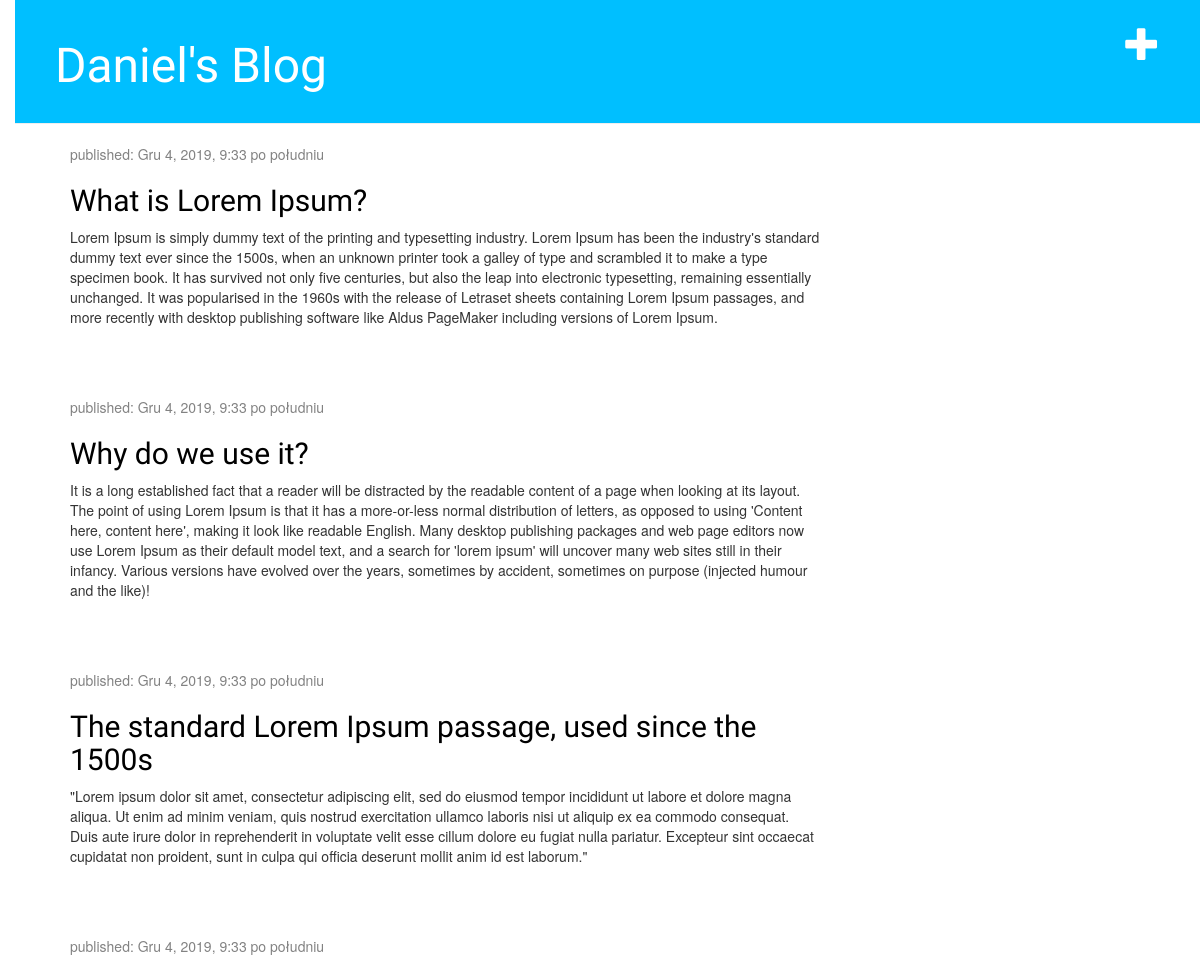
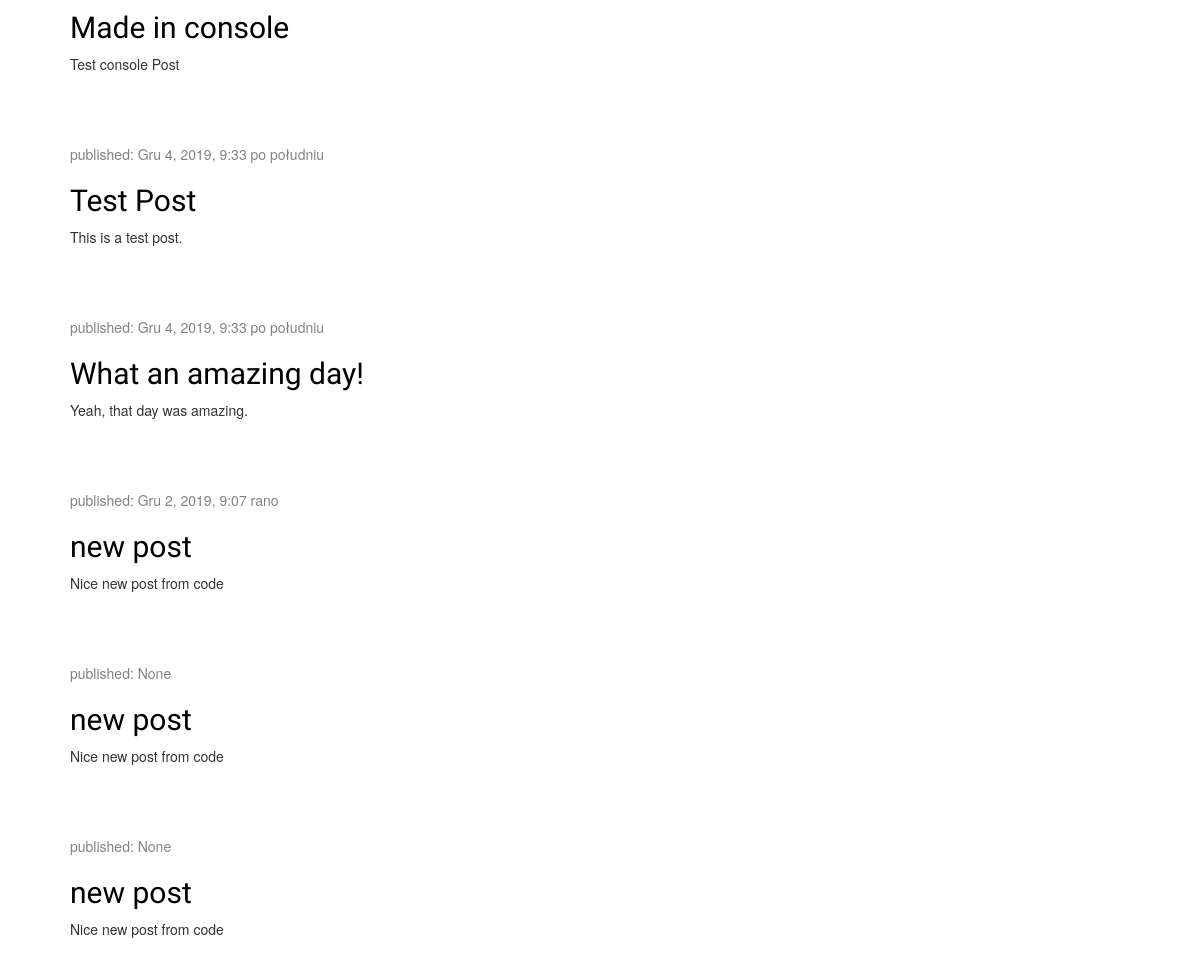
The app's page / (signed in) with its own data (2 pictures, top to bottom).
### blog/models.py (models this page shows, shortened)
class Post(models.Model):
    author = models.ForeignKey('auth.User', on_delete=models.CASCADE)
    title = models.CharField(max_length=200)
    text = models.TextField()
    created_date = models.DateTimeField(default=timezone.now)
    published_date = models.DateTimeField(blank=True, null=True)

### blog/views.py (the view)
# urls.py: path('', views.post_list, name='post_list'),
def post_list(request):
    posts = Post.objects.filter(published_date__lte=timezone.now()).order_by('-published_date')
    return render(request, 'blog/post_list.html', {'posts': posts})

### blog/templates/blog/post_list.html
{% extends 'blog/base.html' %}
{% block content %}
{% for post in posts %}
    <div class="post">
        <div class="date">
            <p>published: {{ post.published_date }}</p>
        </div>
        <h2><a href="{% url 'post_detail' pk=post.pk %}">{{ post.title }}</a></h2>
        <p>{{ post.text|linebreaksbr }}</p>
    </div>
{% endfor %}
{% endblock %}

### blog/templates/blog/base.html (shortened to what this page needs)
{% load static %}
<!DOCTYPE html>
<html lang="en">
<head>
    <link rel="stylesheet" href="//maxcdn.bootstrapcdn.com/bootstrap/3.2.0/css/bootstrap.min.css">
    <link rel="stylesheet" href="//maxcdn.bootstrapcdn.com/bootstrap/3.2.0/css/bootstrap-theme.min.css">
    <link rel="stylesheet" href="{% static 'css/blog.css' %}">
<body>
    <div class="page-header">
        {% if user.is_authenticated %}
            <a href="{% url 'post_new' %}" class="top-menu"><span class="glyphicon glyphicon-plus"></span></a>
        {% endif %}
        <h1><a href="/">Daniel's Blog</a></h1>
    </div>
    <div class="content container">
        <div class="row">
            <div class="col-md-8">
            {% block content %}
            {% endblock %}
            </div>
        </div>
    </div>
</body>
</html>

### blog/static/css/blog.css (style rules this page uses)
h1 a, h2 a { color: gold; font-family: Rancho; }
body { padding-left: 15px; }
.page-header { background-color: deepskyblue; margin-top: 0; padding: 20px 20px 20px 40px; }
.page-header h1, .page-header h1 a, .page-header h1 a:visited, .page-header h1 a:active { color: white; font-size: 36pt; text-decoration: none; }
.content { margin-left: 40px; }
h1, h2, h3, h4 { font-family: 'Lobster', cursive; }
.date { color: #828282; }
.top-menu, .top-menu:hover, .top-menu:visited { color: #ffffff; float: right; font-size: 26pt; margin-right: 20px; }
.post { margin-bottom: 70px; }
.post h2 a, .post h1 a:visited { color: #000000; }

### records on screen
Post: published_date "Gru 4, 2019, 9:33 po południu", title "What is Lorem Ipsum?", text "Lorem Ipsum is simply dummy text of the printing and typesetting industry. Lorem Ipsum has been the industry's standard dummy text ever since the 1500s, when an unknown printer took a galley of type and scrambled it to make a type specimen book. It has survived not only five centuries, but also the leap into electronic typesetting, remaining essentially unchanged. It was popularised in the 1960s with the release of Letraset sheets containing Lorem Ipsum passages, and more recently with desktop publishing software like Aldus PageMaker including versions of Lorem Ipsum."
Post: published_date "Gru 4, 2019, 9:33 po południu", title "Why do we use it?", text "It is a long established fact that a reader will be distracted by the readable content of a page when looking at its layout. The point of using Lorem Ipsum is that it has a more-or-less normal distribution of letters, as opposed to using 'Content here, content here', making it look like readable English. Many desktop publishing packages and web page editors now use Lorem Ipsum as their default model text, and a search for 'lorem ipsum' will uncover many web sites still in their infancy. Various versions have evolved over the years, sometimes by accident, sometimes on purpose (injected humour and the like)!"
Post: published_date "Gru 4, 2019, 9:33 po południu", title "The standard Lorem Ipsum passage, used since the 1500s", text "\"Lorem ipsum dolor sit amet, consectetur adipiscing elit, sed do eiusmod tempor incididunt ut labore et dolore magna aliqua. Ut enim ad minim veniam, quis nostrud exercitation ullamco laboris nisi ut aliquip ex ea commodo consequat. Duis aute irure dolor in reprehenderit in voluptate velit esse cillum dolore eu fugiat nulla pariatur. Excepteur sint occaecat cupidatat non proident, sunt in culpa qui officia deserunt mollit anim id est laborum.\""
Post: published_date "Gru 4, 2019, 9:33 po południu", title "Made in console", text "Test console Post"
Post: published_date "Gru 4, 2019, 9:33 po południu", title "Test Post", text "This is a test post."
Post: published_date "Gru 4, 2019, 9:33 po południu", title "What an amazing day!", text "Yeah, that day was amazing."
Post: published_date "Gru 2, 2019, 9:07 rano", title "new post", text "Nice new post from code"
Post: published_date "None", title "new post", text "Nice new post from code"
Post: published_date "None", title "new post", text "Nice new post from code"
